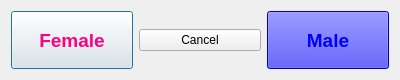
<?xml version="1.0" encoding="UTF-8"?>
<ui version="4.0">
 <class>DlgPickPlayerSex</class>
 <widget class="QDialog" name="DlgPickPlayerSex">
  <property name="geometry">
   <rect>
    <x>0</x>
    <y>0</y>
    <width>400</width>
    <height>80</height>
   </rect>
  </property>
  <property name="windowTitle">
   <string>Pick player sex</string>
  </property>
  <layout class="QHBoxLayout" name="horizontalLayout_2">
   <item>
    <layout class="QHBoxLayout" name="horizontalLayout">
     <item>
      <widget class="QPushButton" name="btnFemale">
       <property name="sizePolicy">
        <sizepolicy hsizetype="Minimum" vsizetype="Expanding">
         <horstretch>0</horstretch>
         <verstretch>2</verstretch>
        </sizepolicy>
       </property>
       <property name="palette">
        <palette>
         <active>
          <colorrole role="ButtonText">
           <brush brushstyle="SolidPattern">
            <color alpha="255">
             <red>255</red>
             <green>0</green>
             <blue>127</blue>
            </color>
           </brush>
          </colorrole>
         </active>
         <inactive>
          <colorrole role="ButtonText">
           <brush brushstyle="SolidPattern">
            <color alpha="255">
             <red>255</red>
             <green>0</green>
             <blue>127</blue>
            </color>
           </brush>
          </colorrole>
         </inactive>
         <disabled>
          <colorrole role="ButtonText">
           <brush brushstyle="SolidPattern">
            <color alpha="255">
             <red>120</red>
             <green>120</green>
             <blue>120</blue>
            </color>
           </brush>
          </colorrole>
         </disabled>
        </palette>
       </property>
       <property name="font">
        <font>
         <pointsize>14</pointsize>
         <weight>75</weight>
         <bold>true</bold>
        </font>
       </property>
       <property name="text">
        <string>Female</string>
       </property>
      </widget>
     </item>
     <item>
      <layout class="QVBoxLayout" name="verticalLayout">
       <item>
        <spacer name="verticalSpacer">
         <property name="orientation">
          <enum>Qt::Vertical</enum>
         </property>
         <property name="sizeHint" stdset="0">
          <size>
           <width>20</width>
           <height>40</height>
          </size>
         </property>
        </spacer>
       </item>
       <item>
        <widget class="QPushButton" name="btnCancel">
         <property name="sizePolicy">
          <sizepolicy hsizetype="Minimum" vsizetype="Expanding">
           <horstretch>0</horstretch>
           <verstretch>1</verstretch>
          </sizepolicy>
         </property>
         <property name="text">
          <string>Cancel</string>
         </property>
        </widget>
       </item>
       <item>
        <spacer name="verticalSpacer_2">
         <property name="orientation">
          <enum>Qt::Vertical</enum>
         </property>
         <property name="sizeHint" stdset="0">
          <size>
           <width>20</width>
           <height>40</height>
          </size>
         </property>
        </spacer>
       </item>
      </layout>
     </item>
     <item>
      <widget class="QPushButton" name="btnMale">
       <property name="sizePolicy">
        <sizepolicy hsizetype="Minimum" vsizetype="Expanding">
         <horstretch>0</horstretch>
         <verstretch>2</verstretch>
        </sizepolicy>
       </property>
       <property name="palette">
        <palette>
         <active>
          <colorrole role="WindowText">
           <brush brushstyle="SolidPattern">
            <color alpha="255">
             <red>0</red>
             <green>0</green>
             <blue>0</blue>
            </color>
           </brush>
          </colorrole>
          <colorrole role="Button">
           <brush brushstyle="SolidPattern">
            <color alpha="255">
             <red>0</red>
             <green>0</green>
             <blue>255</blue>
            </color>
           </brush>
          </colorrole>
          <colorrole role="Light">
           <brush brushstyle="SolidPattern">
            <color alpha="255">
             <red>127</red>
             <green>127</green>
             <blue>255</blue>
            </color>
           </brush>
          </colorrole>
          <colorrole role="Midlight">
           <brush brushstyle="SolidPattern">
            <color alpha="255">
             <red>63</red>
             <green>63</green>
             <blue>255</blue>
            </color>
           </brush>
          </colorrole>
          <colorrole role="Dark">
           <brush brushstyle="SolidPattern">
            <color alpha="255">
             <red>0</red>
             <green>0</green>
             <blue>127</blue>
            </color>
           </brush>
          </colorrole>
          <colorrole role="Mid">
           <brush brushstyle="SolidPattern">
            <color alpha="255">
             <red>0</red>
             <green>0</green>
             <blue>170</blue>
            </color>
           </brush>
          </colorrole>
          <colorrole role="Text">
           <brush brushstyle="SolidPattern">
            <color alpha="255">
             <red>0</red>
             <green>0</green>
             <blue>0</blue>
            </color>
           </brush>
          </colorrole>
          <colorrole role="BrightText">
           <brush brushstyle="SolidPattern">
            <color alpha="255">
             <red>255</red>
             <green>255</green>
             <blue>255</blue>
            </color>
           </brush>
          </colorrole>
          <colorrole role="ButtonText">
           <brush brushstyle="SolidPattern">
            <color alpha="255">
             <red>0</red>
             <green>0</green>
             <blue>255</blue>
            </color>
           </brush>
          </colorrole>
          <colorrole role="Base">
           <brush brushstyle="SolidPattern">
            <color alpha="255">
             <red>255</red>
             <green>255</green>
             <blue>255</blue>
            </color>
           </brush>
          </colorrole>
          <colorrole role="Window">
           <brush brushstyle="SolidPattern">
            <color alpha="255">
             <red>0</red>
             <green>0</green>
             <blue>255</blue>
            </color>
           </brush>
          </colorrole>
          <colorrole role="Shadow">
           <brush brushstyle="SolidPattern">
            <color alpha="255">
             <red>0</red>
             <green>0</green>
             <blue>0</blue>
            </color>
           </brush>
          </colorrole>
          <colorrole role="AlternateBase">
           <brush brushstyle="SolidPattern">
            <color alpha="255">
             <red>127</red>
             <green>127</green>
             <blue>255</blue>
            </color>
           </brush>
          </colorrole>
          <colorrole role="ToolTipBase">
           <brush brushstyle="SolidPattern">
            <color alpha="255">
             <red>255</red>
             <green>255</green>
             <blue>220</blue>
            </color>
           </brush>
          </colorrole>
          <colorrole role="ToolTipText">
           <brush brushstyle="SolidPattern">
            <color alpha="255">
             <red>0</red>
             <green>0</green>
             <blue>0</blue>
            </color>
           </brush>
          </colorrole>
         </active>
         <inactive>
          <colorrole role="WindowText">
           <brush brushstyle="SolidPattern">
            <color alpha="255">
             <red>0</red>
             <green>0</green>
             <blue>0</blue>
            </color>
           </brush>
          </colorrole>
          <colorrole role="Button">
           <brush brushstyle="SolidPattern">
            <color alpha="255">
             <red>0</red>
             <green>0</green>
             <blue>255</blue>
            </color>
           </brush>
          </colorrole>
          <colorrole role="Light">
           <brush brushstyle="SolidPattern">
            <color alpha="255">
             <red>127</red>
             <green>127</green>
             <blue>255</blue>
            </color>
           </brush>
          </colorrole>
          <colorrole role="Midlight">
           <brush brushstyle="SolidPattern">
            <color alpha="255">
             <red>63</red>
             <green>63</green>
             <blue>255</blue>
            </color>
           </brush>
          </colorrole>
          <colorrole role="Dark">
           <brush brushstyle="SolidPattern">
            <color alpha="255">
             <red>0</red>
             <green>0</green>
             <blue>127</blue>
            </color>
           </brush>
          </colorrole>
          <colorrole role="Mid">
           <brush brushstyle="SolidPattern">
            <color alpha="255">
             <red>0</red>
             <green>0</green>
             <blue>170</blue>
            </color>
           </brush>
          </colorrole>
          <colorrole role="Text">
           <brush brushstyle="SolidPattern">
            <color alpha="255">
             <red>0</red>
             <green>0</green>
             <blue>0</blue>
            </color>
           </brush>
          </colorrole>
          <colorrole role="BrightText">
           <brush brushstyle="SolidPattern">
            <color alpha="255">
             <red>255</red>
             <green>255</green>
             <blue>255</blue>
            </color>
           </brush>
          </colorrole>
          <colorrole role="ButtonText">
           <brush brushstyle="SolidPattern">
            <color alpha="255">
             <red>0</red>
             <green>0</green>
             <blue>255</blue>
            </color>
           </brush>
          </colorrole>
          <colorrole role="Base">
           <brush brushstyle="SolidPattern">
            <color alpha="255">
             <red>255</red>
             <green>255</green>
             <blue>255</blue>
            </color>
           </brush>
          </colorrole>
          <colorrole role="Window">
           <brush brushstyle="SolidPattern">
            <color alpha="255">
             <red>0</red>
             <green>0</green>
             <blue>255</blue>
            </color>
           </brush>
          </colorrole>
          <colorrole role="Shadow">
           <brush brushstyle="SolidPattern">
            <color alpha="255">
             <red>0</red>
             <green>0</green>
             <blue>0</blue>
            </color>
           </brush>
          </colorrole>
          <colorrole role="AlternateBase">
           <brush brushstyle="SolidPattern">
            <color alpha="255">
             <red>127</red>
             <green>127</green>
             <blue>255</blue>
            </color>
           </brush>
          </colorrole>
          <colorrole role="ToolTipBase">
           <brush brushstyle="SolidPattern">
            <color alpha="255">
             <red>255</red>
             <green>255</green>
             <blue>220</blue>
            </color>
           </brush>
          </colorrole>
          <colorrole role="ToolTipText">
           <brush brushstyle="SolidPattern">
            <color alpha="255">
             <red>0</red>
             <green>0</green>
             <blue>0</blue>
            </color>
           </brush>
          </colorrole>
         </inactive>
         <disabled>
          <colorrole role="WindowText">
           <brush brushstyle="SolidPattern">
            <color alpha="255">
             <red>0</red>
             <green>0</green>
             <blue>127</blue>
            </color>
           </brush>
          </colorrole>
          <colorrole role="Button">
           <brush brushstyle="SolidPattern">
            <color alpha="255">
             <red>0</red>
             <green>0</green>
             <blue>255</blue>
            </color>
           </brush>
          </colorrole>
          <colorrole role="Light">
           <brush brushstyle="SolidPattern">
            <color alpha="255">
             <red>127</red>
             <green>127</green>
             <blue>255</blue>
            </color>
           </brush>
          </colorrole>
          <colorrole role="Midlight">
           <brush brushstyle="SolidPattern">
            <color alpha="255">
             <red>63</red>
             <green>63</green>
             <blue>255</blue>
            </color>
           </brush>
          </colorrole>
          <colorrole role="Dark">
           <brush brushstyle="SolidPattern">
            <color alpha="255">
             <red>0</red>
             <green>0</green>
             <blue>127</blue>
            </color>
           </brush>
          </colorrole>
          <colorrole role="Mid">
           <brush brushstyle="SolidPattern">
            <color alpha="255">
             <red>0</red>
             <green>0</green>
             <blue>170</blue>
            </color>
           </brush>
          </colorrole>
          <colorrole role="Text">
           <brush brushstyle="SolidPattern">
            <color alpha="255">
             <red>0</red>
             <green>0</green>
             <blue>127</blue>
            </color>
           </brush>
          </colorrole>
          <colorrole role="BrightText">
           <brush brushstyle="SolidPattern">
            <color alpha="255">
             <red>255</red>
             <green>255</green>
             <blue>255</blue>
            </color>
           </brush>
          </colorrole>
          <colorrole role="ButtonText">
           <brush brushstyle="SolidPattern">
            <color alpha="255">
             <red>0</red>
             <green>0</green>
             <blue>127</blue>
            </color>
           </brush>
          </colorrole>
          <colorrole role="Base">
           <brush brushstyle="SolidPattern">
            <color alpha="255">
             <red>0</red>
             <green>0</green>
             <blue>255</blue>
            </color>
           </brush>
          </colorrole>
          <colorrole role="Window">
           <brush brushstyle="SolidPattern">
            <color alpha="255">
             <red>0</red>
             <green>0</green>
             <blue>255</blue>
            </color>
           </brush>
          </colorrole>
          <colorrole role="Shadow">
           <brush brushstyle="SolidPattern">
            <color alpha="255">
             <red>0</red>
             <green>0</green>
             <blue>0</blue>
            </color>
           </brush>
          </colorrole>
          <colorrole role="AlternateBase">
           <brush brushstyle="SolidPattern">
            <color alpha="255">
             <red>0</red>
             <green>0</green>
             <blue>255</blue>
            </color>
           </brush>
          </colorrole>
          <colorrole role="ToolTipBase">
           <brush brushstyle="SolidPattern">
            <color alpha="255">
             <red>255</red>
             <green>255</green>
             <blue>220</blue>
            </color>
           </brush>
          </colorrole>
          <colorrole role="ToolTipText">
           <brush brushstyle="SolidPattern">
            <color alpha="255">
             <red>0</red>
             <green>0</green>
             <blue>0</blue>
            </color>
           </brush>
          </colorrole>
         </disabled>
        </palette>
       </property>
       <property name="font">
        <font>
         <pointsize>14</pointsize>
         <weight>75</weight>
         <bold>true</bold>
        </font>
       </property>
       <property name="text">
        <string>Male</string>
       </property>
      </widget>
     </item>
    </layout>
   </item>
  </layout>
 </widget>
 <resources/>
 <connections>
  <connection>
   <sender>btnFemale</sender>
   <signal>clicked()</signal>
   <receiver>DlgPickPlayerSex</receiver>
   <slot>onBtnFemaleClicked()</slot>
   <hints>
    <hint type="sourcelabel">
     <x>71</x>
     <y>39</y>
    </hint>
    <hint type="destinationlabel">
     <x>199</x>
     <y>39</y>
    </hint>
   </hints>
  </connection>
  <connection>
   <sender>btnCancel</sender>
   <signal>clicked()</signal>
   <receiver>DlgPickPlayerSex</receiver>
   <slot>reject()</slot>
   <hints>
    <hint type="sourcelabel">
     <x>199</x>
     <y>39</y>
    </hint>
    <hint type="destinationlabel">
     <x>199</x>
     <y>39</y>
    </hint>
   </hints>
  </connection>
  <connection>
   <sender>btnMale</sender>
   <signal>clicked()</signal>
   <receiver>DlgPickPlayerSex</receiver>
   <slot>onBtnMaleClicked()</slot>
   <hints>
    <hint type="sourcelabel">
     <x>328</x>
     <y>39</y>
    </hint>
    <hint type="destinationlabel">
     <x>199</x>
     <y>39</y>
    </hint>
   </hints>
  </connection>
 </connections>
 <slots>
  <slot>onBtnMaleClicked()</slot>
  <slot>onBtnFemaleClicked()</slot>
 </slots>
</ui>
